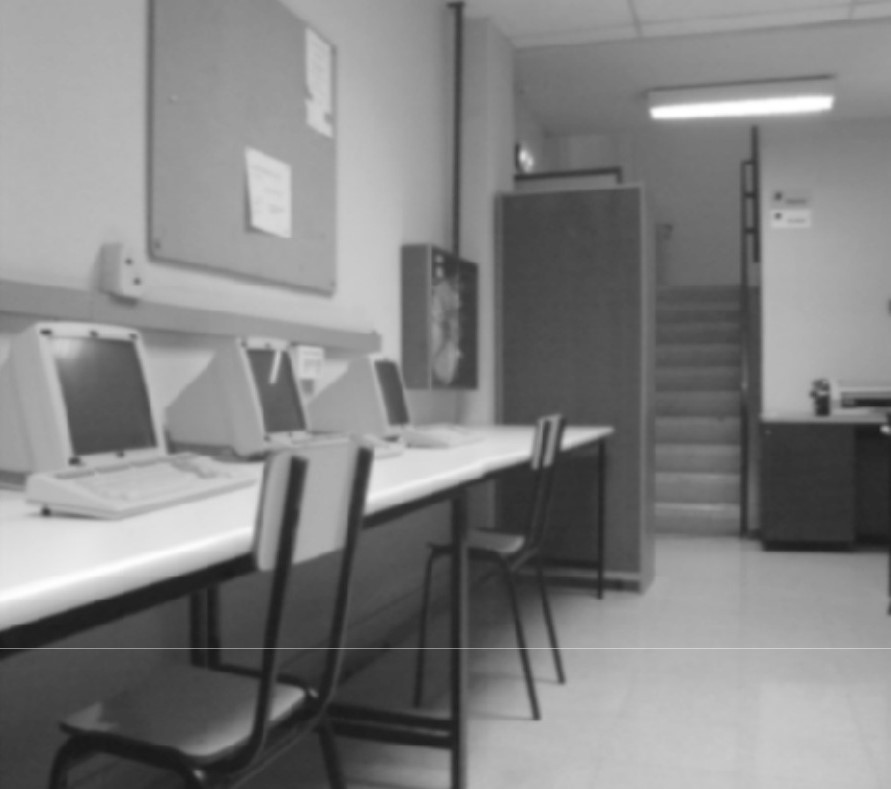
#> input picture p1/examples/Captura.jpeg, 891 x 789 px, given in place of circles.png, which was not available
$ python examples.py
#> lines starting #> are read from the running program, lines starting #| are printed output that depends on the picture; pictures that were not available may be replaced by others from this repository, and a replacement may not be noted
### p1/ex_2.py
from base import *


def filterImage(inImage, kernel):
    im_height, im_width = np.shape(inImage)

    # Tratar con kernels unidimensionales
    if len(np.shape(kernel)) == 1:
        kern_width = len(kernel)
        kern_height = 1
        kernel = kernel.reshape(1, -1)  # Convertir en matriz para operar
    else:
        kern_height, kern_width = np.shape(kernel)

    # Creamos una imagen de salida inicialmente llena de ceros
    out_x, out_y = im_width - (kern_width - 1), im_height - (kern_height - 1)
    outImage = np.zeros((out_y, out_x), dtype=np.float32)

    # Realizamos la convolución
    for y in range(out_y):
        for x in range(out_x):
            window = inImage[y:y+kern_height, x:x+kern_width]
            outImage[y, x] = np.sum(window*kernel)

    return outImage


def gaussKernel1D(sigma):
    # Calcular el kernel
    kern_N = int(2 * np.ceil(3 * sigma) + 1)
    kernel = np.zeros(kern_N, dtype=np.float32)
    kern_center = kern_N // 2
    for x in range(kern_N):
        kernel[x] = np.exp(- (x - kern_center) ** 2 / (2 * sigma ** 2)) / (np.sqrt(2 * np.pi) * sigma)
    kernel = kernel / np.sum(kernel)  # Normalizar el kernel

    return kernel


def gaussianFilter(inImage, sigma):
    kernel = gaussKernel1D(sigma)
    tmp = filterImage(inImage, kernel)
    outImage = filterImage(tmp, kernel.reshape(-1, 1))
    return outImage


# [20 lines left out: function medianFilter, not called in this run]

### p1/ex_4.py
from base import *
from ex_2 import filterImage, gaussianFilter


def gradientImage(inImage, operator):
    match operator:
        case 'Roberts':
            gx = np.array([[-1, 0], [0, 1]])
            gy = np.array([[0, -1], [1, 0]])
        case 'CentralDiff':
            gx = np.array([1, 0, 1])
            gy = np.array([[1], [0], [1]])
        case 'Prewitt':
            gx = np.array([[-1, 0, 1], [-1, 0, 1], [-1, 0, 1]])
            gy = np.array([[-1, -1, -1], [0, 0, 0], [1, 1, 1]])
        case 'Sobel':
            gx = np.array([[-1, 0, 1], [-2, 0, 2], [-1, 0, -1]])
            gy = np.array([[1, 2, 1], [0, 0, 0], [-1, -2, -1]])
        case _:
            raise Exception('The operator does not match any of the options')

    img_x = filterImage(inImage, gx)
    img_y = filterImage(inImage, gy)

    return img_x, img_y


# [18 lines left out: functions cruces_por_cero, LoG, not called in this run]


def simplificar_direcciones(dirs):
    angles = dirs * (180.0 / np.pi)
    angles[angles < 0] += 180

    for i in range(np.shape(angles)[0]):
        for j in range(np.shape(angles)[1]):
            if 22.5 <= angles[i, j] < 67.5:
                angles[i, j] = 45
            elif 67.5 <= angles[i, j] < 112.5:
                angles[i, j] = 90
            elif 112.5 <= angles[i, j] < 157.5:
                angles[i, j] = 135
            else:
                angles[i, j] = 0

    return angles


def non_max_suppression(magnitude, direction):
    n, m = np.shape(magnitude)
    # Inicializar la imagen resultante después de la supresión no máxima
    result = np.zeros([n, m], dtype=np.uint8)

    for i in range(1, n - 1):
        for j in range(1, m - 1):
            prev = post = 255

            if direction[i, j] == 0:
                prev = magnitude[i, j - 1]
                post = magnitude[i, j + 1]
            elif direction[i, j] == 45:
                prev = magnitude[i + 1][j - 1]
                post = magnitude[i - 1][j + 1]
            elif direction[i, j] == 90:
                prev = magnitude[i - 1][j]
                post = magnitude[i + 1][j]
            elif direction[i, j] == 135:
                prev = magnitude[i - 1][j - 1]
                post = magnitude[i + 1][j + 1]

            if magnitude[i, j] > prev and magnitude[i, j] > post:
                result[i, j] = magnitude[i, j]

    return result


def histeresis(inImage, tlow, thigh, norms):
    n, m = np.shape(inImage)
    result = np.zeros([n, m], dtype=np.uint8)
    visited = set()

    for i in range(1, n - 1):
        for j in range(1, m - 1):
            if (i, j) in visited: continue

            if inImage[i, j] > thigh or result[i, j] == 255:
                result[i, j] = 255

                # Recorrer dirección del borde
                match norms[i, j]:
                    case 0:
                        check1 = i, j - 1
                        check2 = i, j + 1
                    case 45:
                        check1 = i + 1, j - 1
                        check2 = i - 1, j + 1
                    case 90:
                        check1 = i - 1, j
                        check2 = i + 1, j
                    case _:  # 135
                        check1 = i - 1, j - 1
                        check2 = i + 1, j + 1

                if inImage[check1] > tlow: result[check1] = 255
                if inImage[check2] > tlow: result[check2] = 255

                # Una vez se comprueban sus vecinos de acuerdo con las direcciones, ese píxel no tiene que
                # volver a comprobarse
                visited.add((i, j))
    return result


def edgeCanny(inImage, sigma, tlow, thigh):
    gauss_filtered = gaussianFilter(inImage, sigma)
    borders_x, borders_y = gradientImage(gauss_filtered, "Sobel")

    magnitude = np.sqrt(borders_x ** 2 + borders_y ** 2)
    direction = np.arctan2(borders_y, borders_x)

    dirs_simplified = simplificar_direcciones(direction)
    norms = dirs_simplified + 90 % 180

    non_max_supressed = non_max_suppression(magnitude, dirs_simplified)
    calculada_histeresis = histeresis(non_max_supressed, tlow, thigh, norms)

    return calculada_histeresis

### p1/base.py
import numpy as np
import cv2 as cv
from time import time
from matplotlib import pyplot as plt


# Para testing
# [51 lines left out: functions plot_2_with_hist, plot_comparison, not called in this run]


def show_results(img1, img2, global_title='Test', text1='Original', text2='Modificada'):
    plt.figure(figsize=(12,6))
    plt.title(global_title)

    # Imagen original
    plt.subplot(1,2,1)
    plt.imshow(img1, cmap='gray')
    plt.title(text1)
    plt.axis('off')

    # Histograma original
    plt.subplot(1,2,2)
    plt.imshow(img2, cmap='gray')
    plt.title(text2)
    plt.axis('off')


    plt.tight_layout()
    plt.show()

### p1/examples.py
from ex_1 import *
from ex_2 import *
from ex_3 import *
from ex_4 import *


####################################################
# Exercise 1 - adjustIntensity & equalizeIntensity #
####################################################
# [288 lines left out: functions equalize_test, adjust_test, convol_test, gaussian_filter_test, median_test, erode1 and 11 more, not called in this run]

def test_log():
    img = np.uint8(cv.imread('examples/imagenes_de_prueba/circles.png', cv.IMREAD_GRAYSCALE))
#> img is the input picture: shape (789, 891); min 24, max 255, mean 130
    res = edgeCanny(img, 0.8, 0.05, 0.2)
#> after the loop in filterImage (call 3), `for y in range(out_y):`:
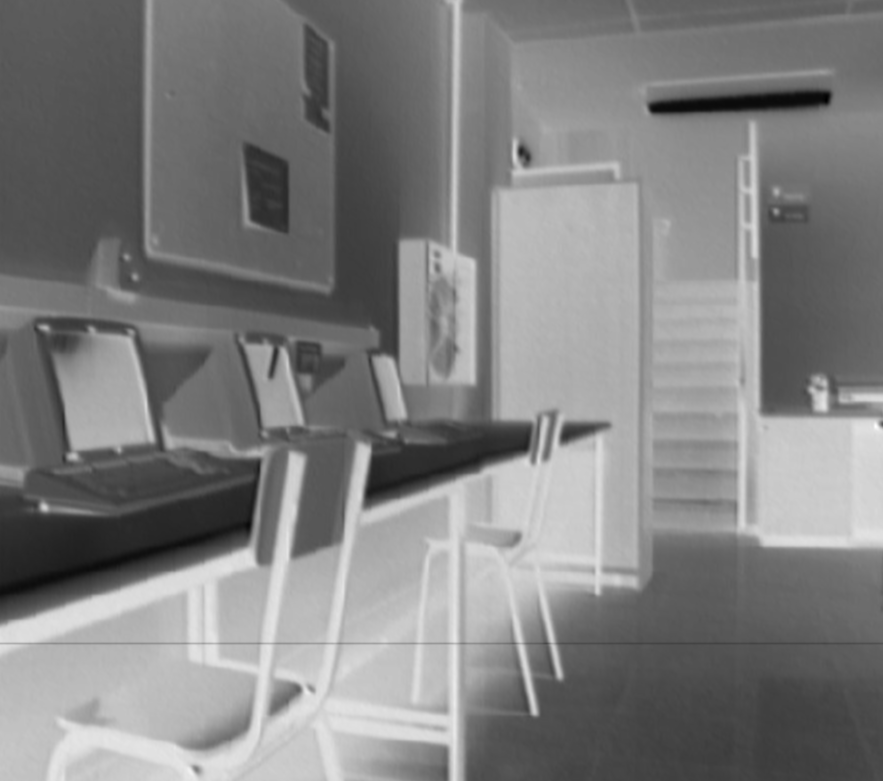
#> outImage: shape (781, 883) float32; min -534.6, max 9.41, mean -259.6; drawn with min black and max white
#> after the loop in filterImage (call 4), `for y in range(out_y):`:
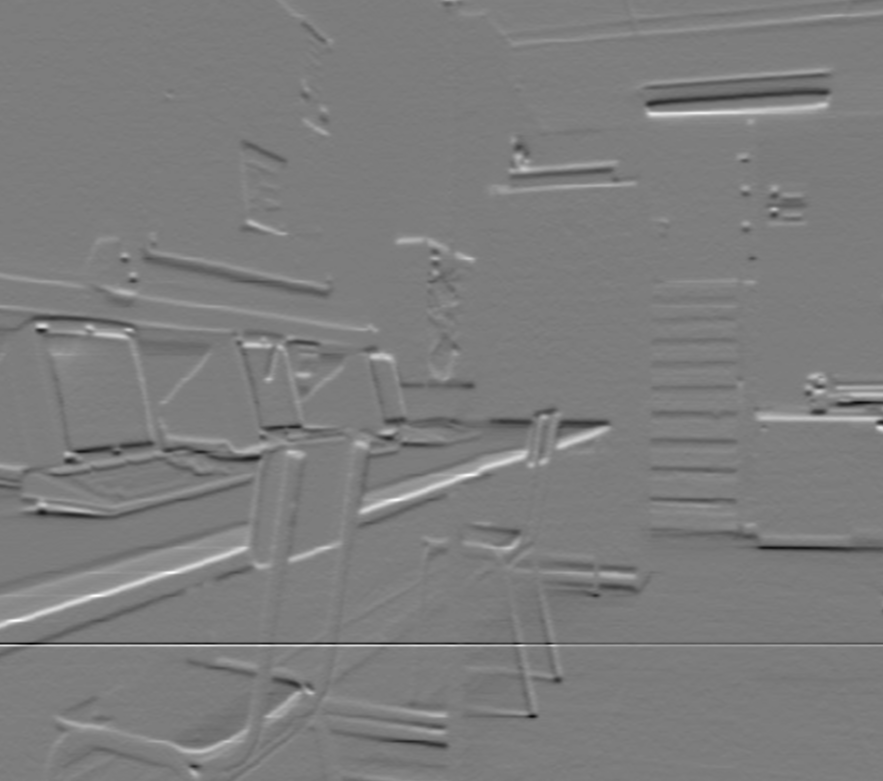
#> outImage: shape (781, 883) float32; min -233.7, max 242.5, mean 0.3; drawn with min black and max white
#> in edgeCanny, `direction = np.arctan2(borders_y, borders_x)`:
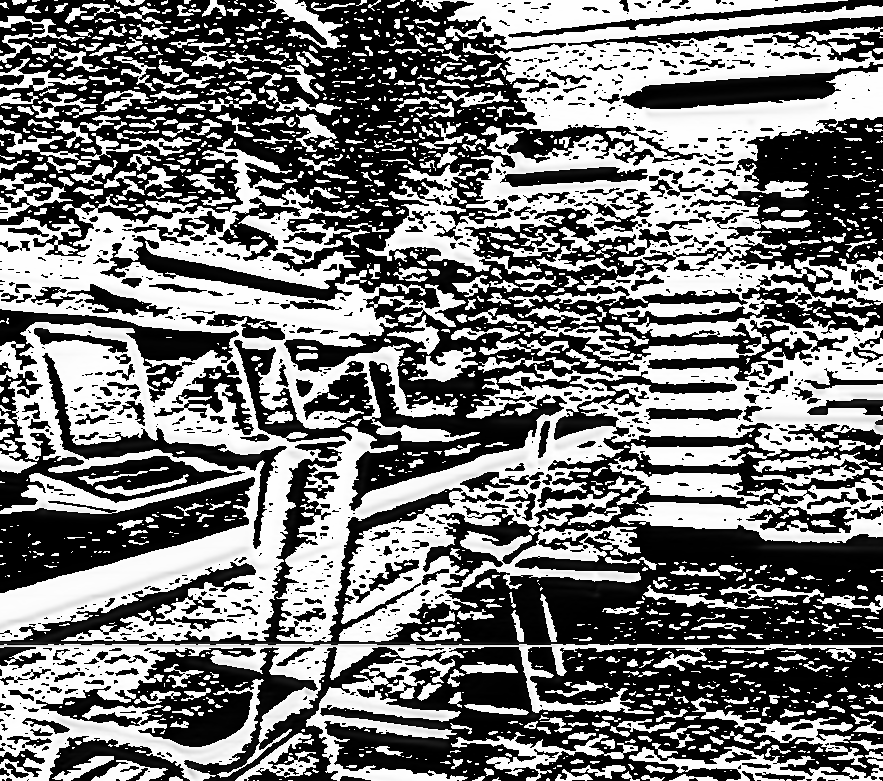
#> direction: shape (781, 883) float32; min -3.14, max 3.14, mean -0.185; drawn with min black and max white
#> after the loop in simplificar_direcciones, `for i in range(np.shape(angles)[0]):`:
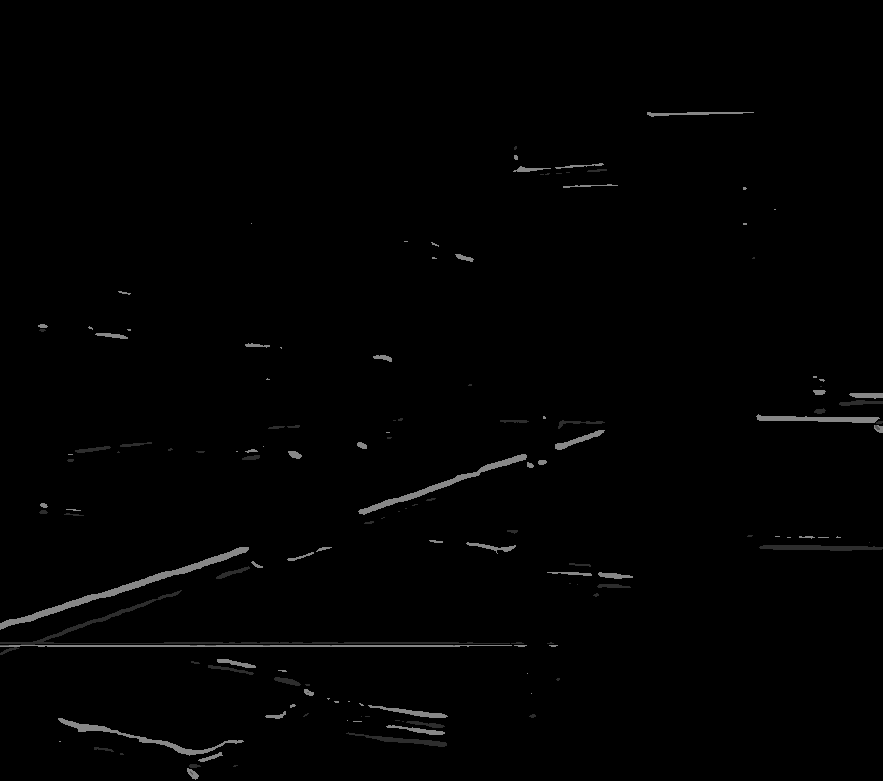
#> angles: shape (781, 883) float32; min 0, max 135, mean 2
#> in edgeCanny, `norms = dirs_simplified + 90 % 180`:
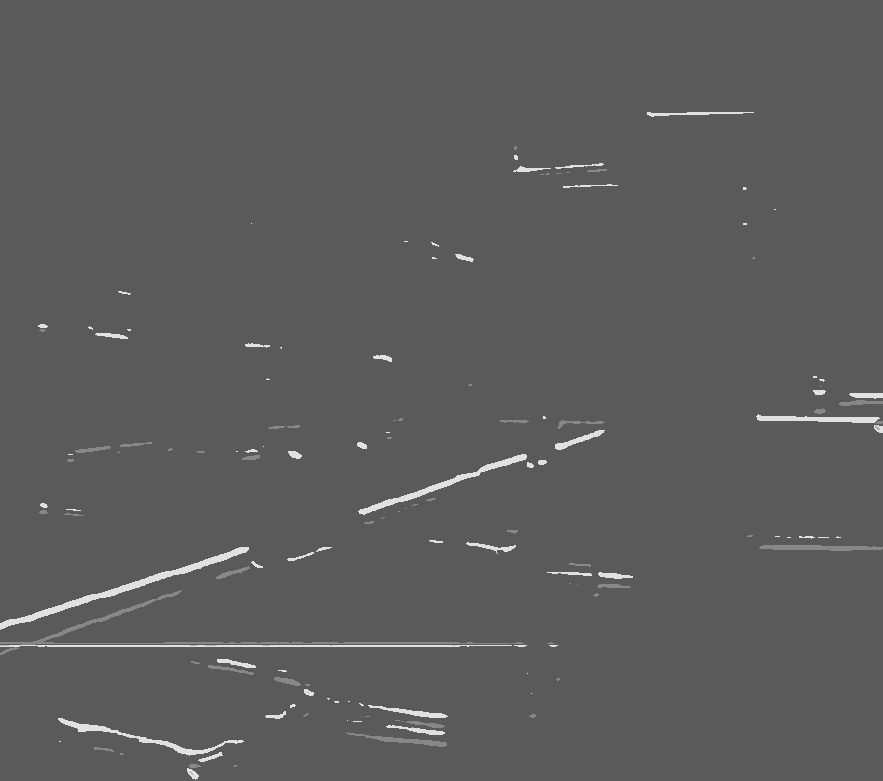
#> norms: shape (781, 883) float32; min 90, max 225, mean 92
#> after the loop in histeresis, `for i in range(1, n - 1):`:
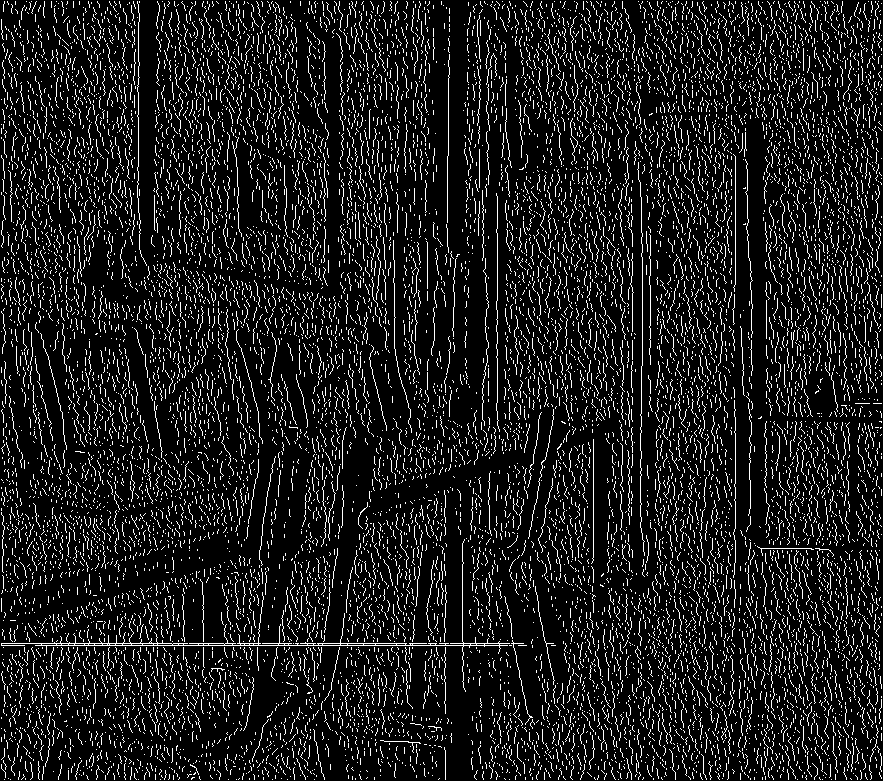
#> result: shape (781, 883); 11.3% white in thin lines or dots
    show_results(img, res, text1='Original', text2='Modificada')

test_log()
